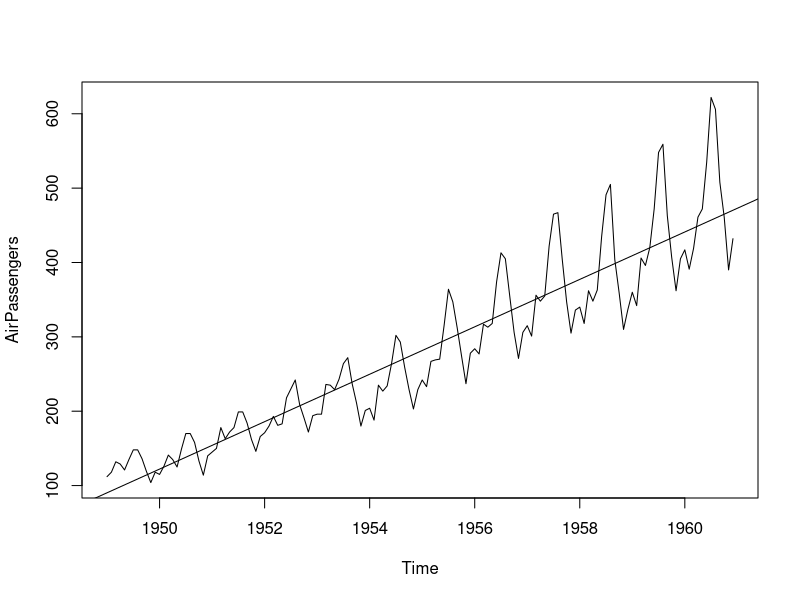
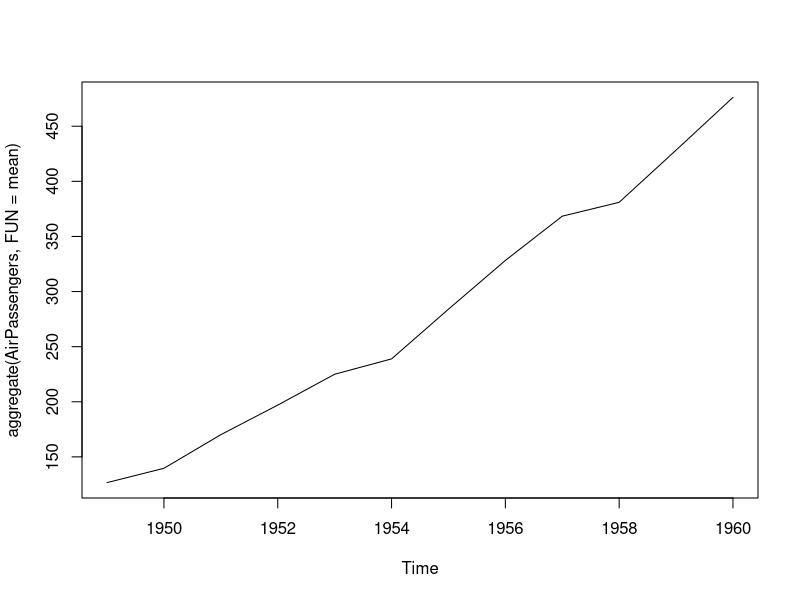
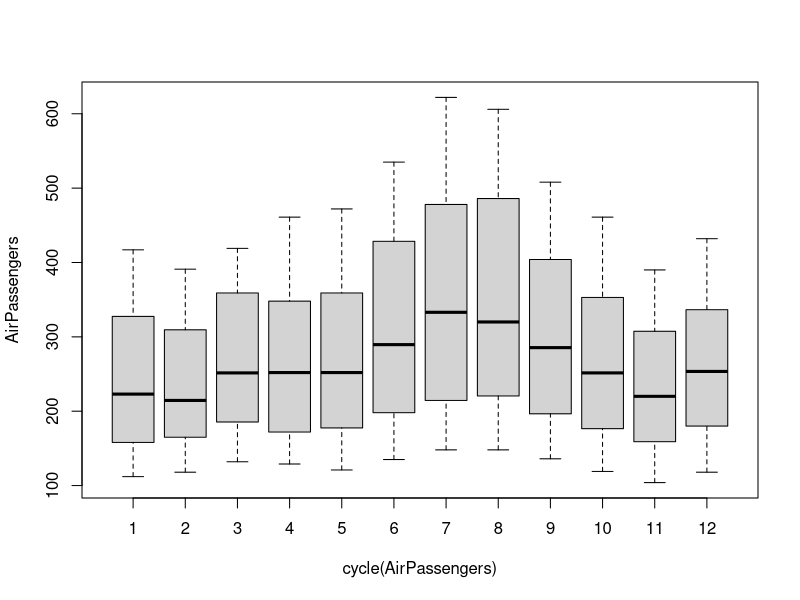
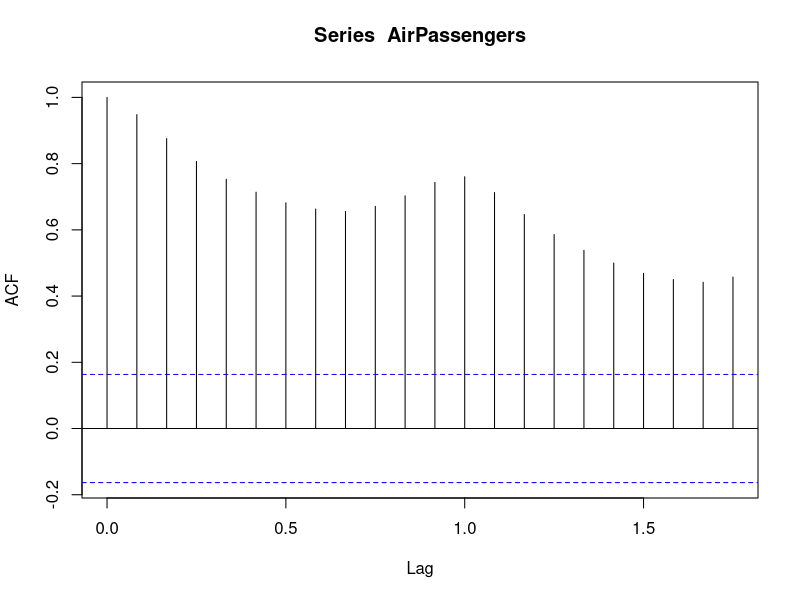
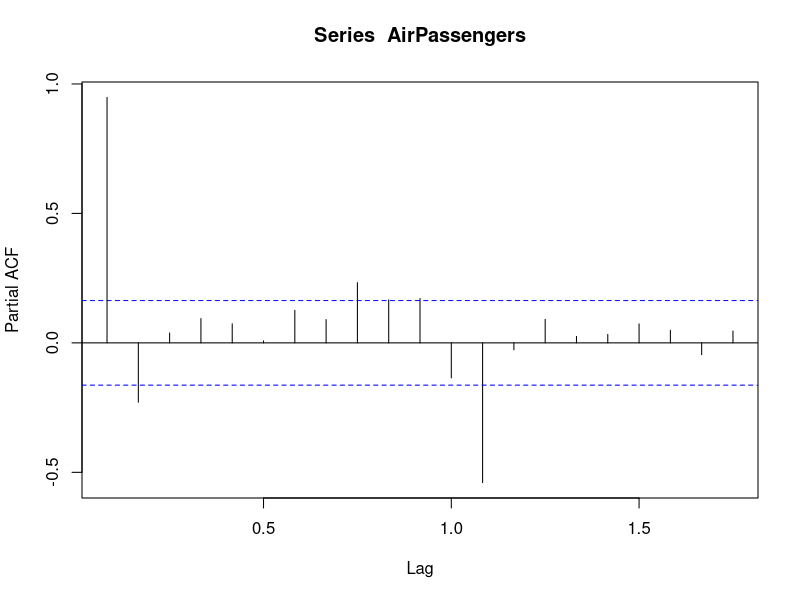
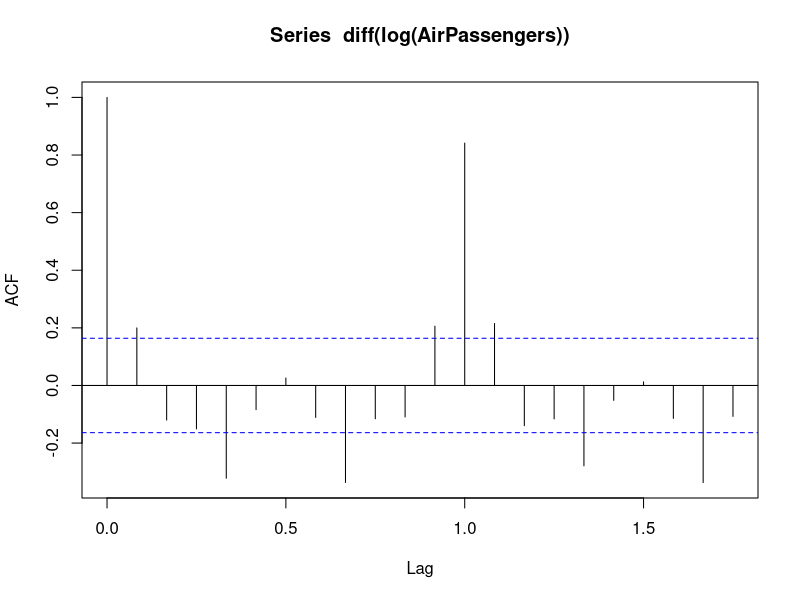
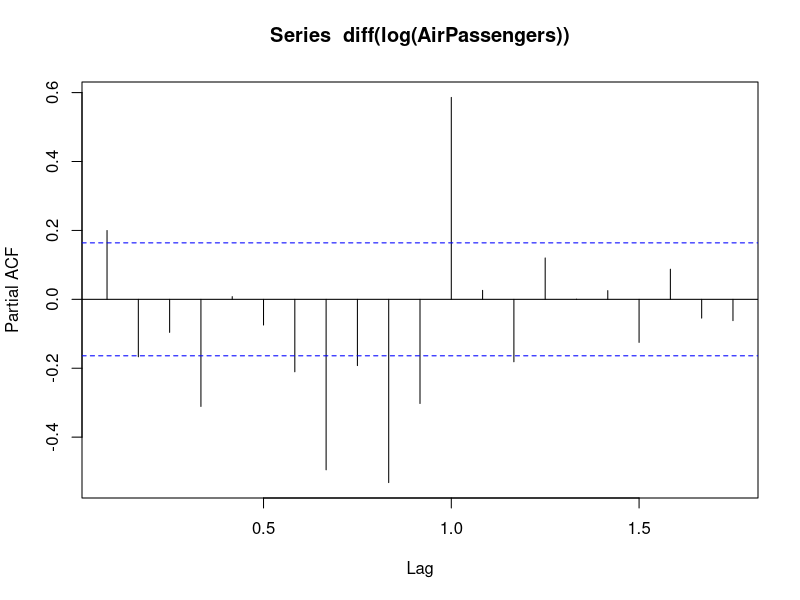

R code for these plots, in order: (Note: this script raises an error after producing the figures.)
require(tseries)
data("AirPassengers")
AP<-AirPassengers
AP
#Exploring the data set
class(AirPassengers)
start(AirPassengers)
end(AirPassengers)
frequency(AirPassengers)
summary(AirPassengers)
plot(AirPassengers)
abline(reg=lm(AirPassengers~time(AirPassengers)))
plot(aggregate(AirPassengers, FUN=mean) )
boxplot(AirPassengers~cycle(AirPassengers))
#checking for stationary
acf(AirPassengers)
pacf(AirPassengers)
kpss.test(AirPassengers)
#stationarize the time series
adf.test(diff(log(AirPassengers)), alternative = "stationary", k=0)
#finding optimal parameters
acf(diff(log(AirPassengers)))
pacf(diff(log(AirPassengers)))
dl<-diff(log(AirPassengers))
auto.arima(AP)
#Fitting the ARIMA Model
(fit <- arima(log(AirPassengers), c(0, 1, 1),seasonal = list(order = c(0, 1, 1), period = 12)))
#Predicting values
pred<-predict(fit, n.ahead=10*12)
ts.plot(AirPassengers, 2.718^pred$pred, log="y", lty=c(1,3))
